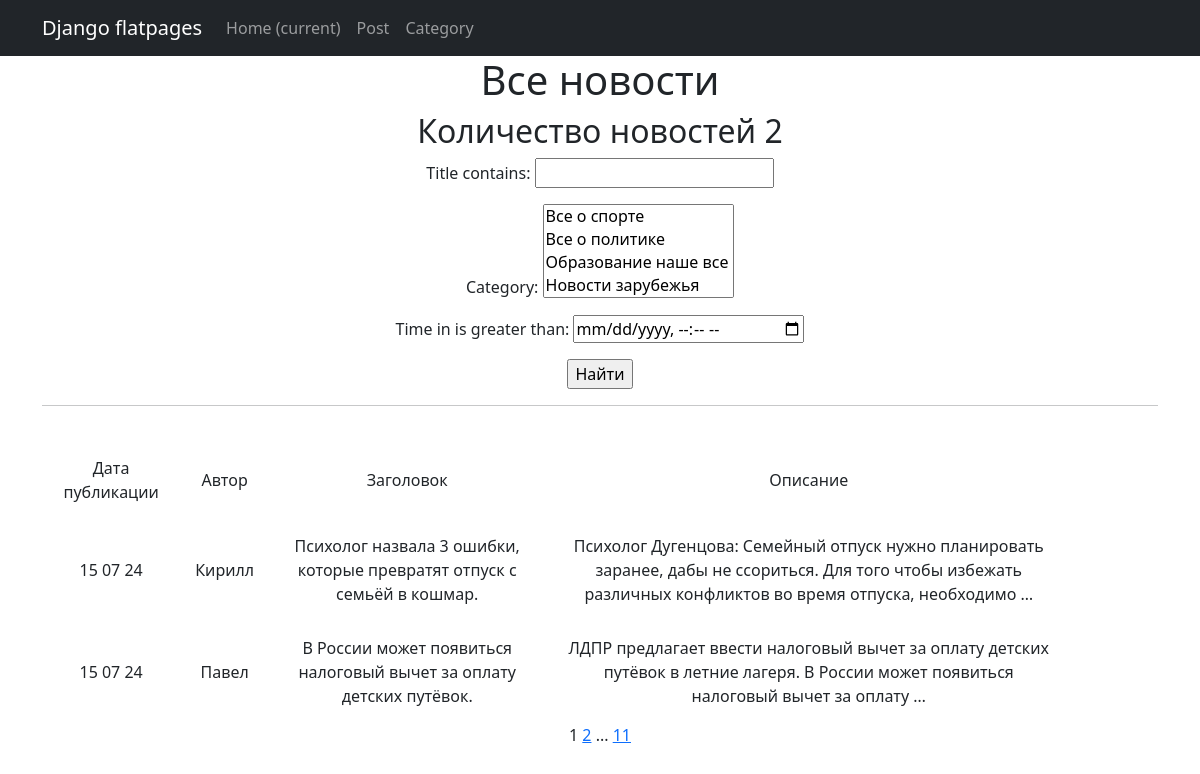
Before: /news/ with the older database file.
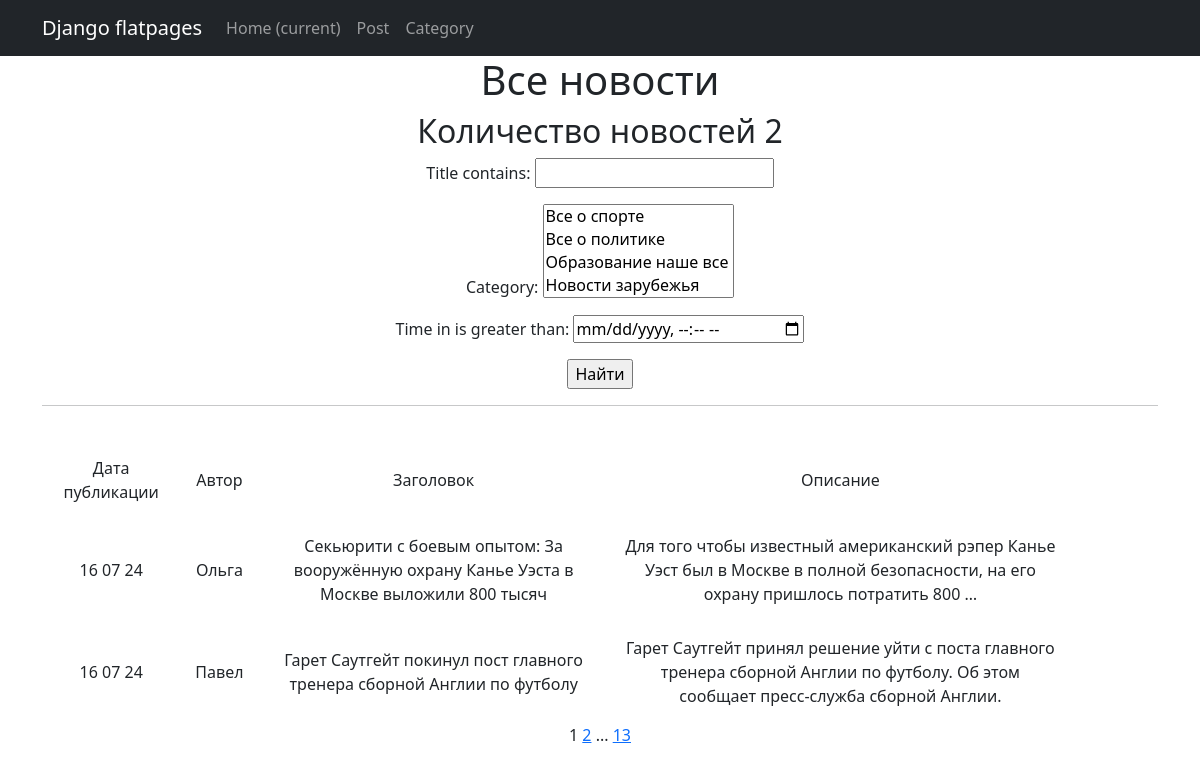
After: the same page with the newer database file.
### news/models.py (models this page shows, shortened)
class Post(models.Model):
    article = 'AR'
    news = 'NE'
    POST = [
        (news, 'Новости'),
        (article, 'Статья')
    ]
    author = models.ForeignKey(Author, on_delete=models.CASCADE, related_name='posts')
    field = models.CharField(max_length=2, choices=POST, default=news)
    time_in = models.DateTimeField(auto_now_add=True)
    category = models.ManyToManyField(Category, through='PostCategory')
    title = models.CharField(max_length=250)
    text = models.TextField()
    rating = models.IntegerField(default=0)

class Author(models.Model):
    user = models.OneToOneField(User, on_delete=models.CASCADE)
    rating = models.IntegerField(default=0)

### news/views.py (the view)
# urls.py: path('', PostList.as_view(), name='post_list'),
class PostList(ListView):
    model = Post
    template_name = 'News.html'
    context_object_name = 'news'
    ordering = '-time_in'
    paginate_by = 2
    def get_queryset(self):
        queryset = super().get_queryset()
        self.filterset = PostFilter(self.request.GET, queryset)
        return self.filterset.qs
    def get_context_data(self, **kwargs):
        context = super().get_context_data(**kwargs)
        context['filterset'] = self.filterset
        return context

### news/models.py (called while the page is built)
    def __str__(self):
        return self.name

### news/templatetags/custom_tags.py (called while the page is built)
@register.simple_tag(takes_context=True)
def url_replace(context, **kwargs):
    d = context['request'].GET.copy()
    for k, v in kwargs.items():
        d[k] = v
    return d.urlencode()

### templates/News.html (shortened to what this page needs)
{% extends 'flatpages/default.html' %}
{% load custom_tags %}
{% block content %}
    <h1>Все новости</h1>
    <h2>Количество новостей {{ news|length }}</h2>
    <form action="" method="get">
        {{ filterset.form.as_p }}
        <input type="submit" value="Найти">
    </form>
    <hr>
    {% if news %}
        <table cellpadding="15" width="95%" style="margin-top: 35px">
            <tr>
                <td>Дата публикации</td>
                <td>Автор</td>
                <td>Заголовок</td>
                <td>Описание</td>
            </tr>
            {% for post in news %}
            <tr>
                <td>{{ post.time_in|date:'d m y' }}</td>
                <td>{{ post.author.user }}</td>
                <td>{{ post.title }}</td>
                <td>{{ post.text|truncatewords:20 }}</td>
                <td>
                </td>
            </tr>
            {% endfor %}
        </table>
    {% else %}
        <h2>Новостей нет!</h2>
    {% endif %}
   {{ page_obj.number }}
   {% if page_obj.has_next %}
       <a href="?{% url_replace page=page_obj.next_page_number %}">{{ page_obj.next_page_number }}</a>
       {% if paginator.num_pages != page_obj.next_page_number %}
           ...
           <a href="?{% url_replace page=page_obj.paginator.num_pages %}">{{ page_obj.paginator.num_pages }}</a>
       {% endif %}
   {% endif %}
{% endblock content %}

Changed rows visible on the page:
no longer on this page (row unchanged): Post: time_in "15 07 24", author.user "Кирилл", title "Психолог назвала 3 ошибки, которые превратят отпуск с семьёй в кошмар.", text "Психолог Дугенцова: Семейный отпуск нужно планировать заранее, дабы не ссориться. Для того чтобы избежать различных конфликтов во время отпуска, необходимо …"
no longer on this page (row unchanged): Post: time_in "15 07 24", author.user "Павел", title "В России может появиться налоговый вычет за оплату детских путёвок.", text "ЛДПР предлагает ввести налоговый вычет за оплату детских путёвок в летние лагеря. В России может появиться налоговый вычет за оплату …"
added Post: time_in "16 07 24", author.user "Ольга", title "Секьюрити с боевым опытом: За вооружённую охрану Канье Уэста в Москве выложили 800 тысяч", text "Для того чтобы известный американский рэпер Канье Уэст был в Москве в полной безопасности, на его охрану пришлось потратить 800 …"
added Post: time_in "16 07 24", author.user "Павел", title "Гарет Саутгейт покинул пост главного тренера сборной Англии по футболу", text "Гарет Саутгейт принял решение уйти с поста главного тренера сборной Англии по футболу. Об этом сообщает пресс-служба сборной Англии."
Other visible differences:
{{ page_obj.paginator.num_pages }}: "11" → "13"
